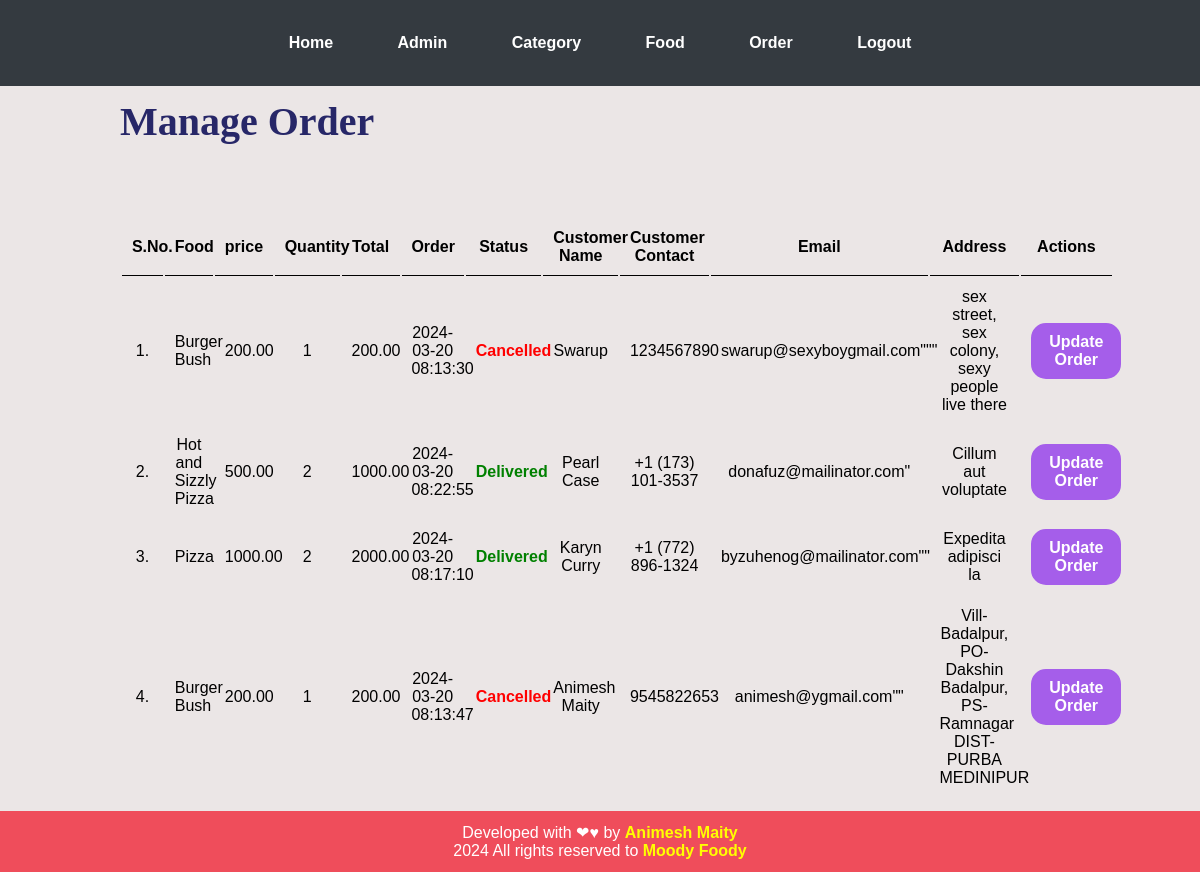
The app's page /admin/manage-order.php (signed in) with its own data.
### tables this page shows
CREATE TABLE `tbl_order` (
  `id` int UNSIGNED NOT NULL,
  `food` varchar(150) NOT NULL,
  `price` decimal(10,2) NOT NULL,
  `quantity` int NOT NULL,
  `total` decimal(10,2) NOT NULL,
  `order_date` datetime NOT NULL,
  `status` varchar(50) NOT NULL,
  `customer_name` varchar(150) NOT NULL,
  `customer_address` varchar(255) NOT NULL,
  `customer_email` varchar(150) NOT NULL,
  `customer_contact` varchar(255) NOT NULL
);

### admin/manage-order.php (the view, shortened to what this page needs)
<?php include('partials/menu.php') ?>
<div class="main-content">
    <div class="wrapper">
        <h1>Manage Order</h1>
        <br><br>
        <br><br>
        <table class="tbl-full">
            <tr>
                <th class="text-center">S.No.</th>
                <th class="text-center">Food</th>
                <th class="text-center">price</th>
                <th class="text-center">Quantity</th>
                <th class="text-center">Total</th>
                <th class="text-center">Order</th>
                <th class="text-center">Status</th>
                <th class="text-center">Customer Name</th>
                <th class="text-center">Customer Contact</th>
                <th class="text-center">Email</th>
                <th class="text-center">Address</th>
                <th class="text-center">Actions</th>
            </tr>
            <?php
            $sql = "SELECT * FROM tbl_order ORDER BY id DESC";
            $res = mysqli_query($conn, $sql);
            $count = mysqli_num_rows($res);
            $sn = 1;
            if ($count > 0) {
                while ($row = mysqli_fetch_assoc($res)) {
                    $id = $row['id'];
                    $food = $row['food'];
                    $price = $row['price'];
                    $quantity = $row['quantity'];
                    $total = $row['total'];
                    $order_date = $row['order_date'];
                    $status = $row['status'];
                    $customer_name = $row['customer_name'];
                    $customer_contact = $row['customer_contact'];
                    $customer_address = $row['customer_address'];
                    $customer_email = $row['customer_email'];
            ?>
                    <tr>
                        <td class="text-center"><?php echo $sn++; ?>.</td>
                        <td class="text-center"><?php echo $food; ?></td>
                        <td class="text-center"><?php echo $price; ?></td>
                        <td class="text-center"><?php echo $quantity; ?></td>
                        <td class="text-center"><?php echo $total; ?></td>
                        <td class="text-center"><?php echo $order_date; ?></td>
                        <td class="text-center">
                            <?php
                            if ($status == "Ordered") {
                                echo "<label>$status</label>";
                            } else if ($status == "On Delivery") {
                                echo "<label style='color: orange; font-weight: bold;'>$status</label>";
                            } else if ($status == "Delivered") {
                                echo "<label style='color: green; font-weight: bold;'>$status</label>";
                            } else if ($status == "Cancelled") {
                                echo "<label style='color: red;  font-weight: bold;'>$status</label>";
                            }
                            ?>
                        </td>
                        <td class="text-center"><?php echo $customer_name; ?></td>
                        <td class="text-center"><?php echo $customer_contact; ?></td>
                        <td class="text-center"><?php echo $customer_email; ?></td>
                        <td class="text-center"><?php echo $customer_address; ?></td>
                        <td class="text-center">
                            <a href="<?php echo SITEURL; ?>admin/update-order.php?id=<?php echo $id; ?>" class="btn-secondary" style="display: inline-block;">Update Order</a>
                        </td>
                    </tr>
            <?php
                }
            } else {
                echo "<tr><td colspan='12' class='error text-center'>Order Not Available</td></tr>";
            }
            ?>
        </table>
    </div>
</div>
<?php include('partials/footer.php') ?>

### css/admin.css (style rules this page uses)
* { margin: 0; padding: 0; font-family: 'Gill Sans', 'Gill Sans MT', Calibri, 'Trebuchet MS', sans-serif; }
h1 { font-family: cursive; font-size: 40px; color: #272768; }
.wrapper { padding: 1%; width: 80%; margin: 0 auto; }
a { text-decoration: none; font-weight: bold; }
.text-center { text-align: center; }
.tbl-full { width: 100%; }
table tr th { border-bottom: 1px solid black; padding: 1%; text-align: left; text-align: center; }
table tr td { padding: 1%; }
.btn-secondary { background-color: #a55eea; padding: 8px 16px; color: white; font-weight: bold; border: 2px solid #a55eea; border-radius: 15px; transition: background-color 0.4s ease; }
.main-content { background-color: #ebe6e6; padding: 0% 0%; }

### records on screen
tbl_order: food "Burger Bush", price "200.00", quantity "1", total "200.00", order_date "2024-03-20 08:13:30", status "Cancelled", customer_name "Swarup", customer_contact "1234567890", customer_email "swarup@sexyboygmail.com\"\"\"", customer_address "sex street, sex colony, sexy people live there"
tbl_order: food "Hot and Sizzly Pizza", price "500.00", quantity "2", total "1000.00", order_date "2024-03-20 08:22:55", status "Delivered", customer_name "Pearl Case", customer_contact "+1 (173) 101-3537", customer_email "donafuz@mailinator.com\"", customer_address "Cillum aut voluptate"
tbl_order: food "Pizza", price "1000.00", quantity "2", total "2000.00", order_date "2024-03-20 08:17:10", status "Delivered", customer_name "Karyn Curry", customer_contact "+1 (772) 896-1324", customer_email "byzuhenog@mailinator.com\"\"", customer_address "Expedita adipisci la"
tbl_order: food "Burger Bush", price "200.00", quantity "1", total "200.00", order_date "2024-03-20 08:13:47", status "Cancelled", customer_name "Animesh Maity", customer_contact "9545822653", customer_email "animesh@ygmail.com\"\"", customer_address "Vill- Badalpur, PO-Dakshin Badalpur, PS-Ramnagar DIST-PURBA MEDINIPUR"
